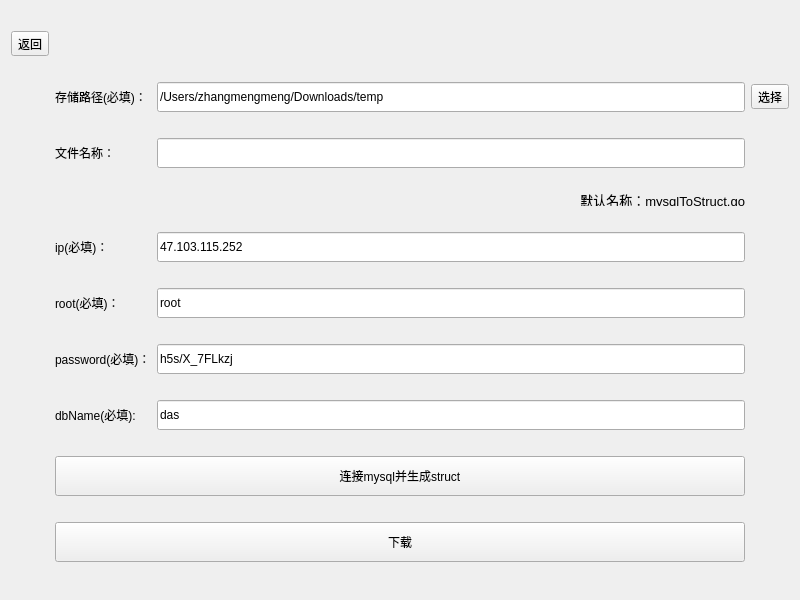
<?xml version="1.0" encoding="UTF-8"?>
<ui version="4.0">
 <class>MysqlToStructWidget</class>
 <widget class="QWidget" name="MysqlToStructWidget">
  <property name="geometry">
   <rect>
    <x>0</x>
    <y>0</y>
    <width>800</width>
    <height>600</height>
   </rect>
  </property>
  <property name="minimumSize">
   <size>
    <width>800</width>
    <height>600</height>
   </size>
  </property>
  <property name="windowTitle">
   <string>Form</string>
  </property>
  <layout class="QGridLayout" name="gridLayout">
   <item row="1" column="1">
    <widget class="QLabel" name="label">
     <property name="minimumSize">
      <size>
       <width>80</width>
       <height>30</height>
      </size>
     </property>
     <property name="text">
      <string>存储路径(必填)：</string>
     </property>
    </widget>
   </item>
   <item row="6" column="2">
    <widget class="QLineEdit" name="editPassword">
     <property name="minimumSize">
      <size>
       <width>0</width>
       <height>30</height>
      </size>
     </property>
     <property name="text">
      <string>h5s/X_7FLkzj</string>
     </property>
    </widget>
   </item>
   <item row="7" column="2">
    <widget class="QLineEdit" name="editDbName">
     <property name="minimumSize">
      <size>
       <width>0</width>
       <height>30</height>
      </size>
     </property>
     <property name="text">
      <string>das</string>
     </property>
    </widget>
   </item>
   <item row="5" column="1">
    <widget class="QLabel" name="label_4">
     <property name="minimumSize">
      <size>
       <width>80</width>
       <height>30</height>
      </size>
     </property>
     <property name="text">
      <string>root(必填)：</string>
     </property>
    </widget>
   </item>
   <item row="8" column="1" colspan="2">
    <widget class="QPushButton" name="pushButton">
     <property name="minimumSize">
      <size>
       <width>0</width>
       <height>40</height>
      </size>
     </property>
     <property name="text">
      <string>连接mysql并生成struct</string>
     </property>
    </widget>
   </item>
   <item row="6" column="1">
    <widget class="QLabel" name="label_5">
     <property name="minimumSize">
      <size>
       <width>80</width>
       <height>30</height>
      </size>
     </property>
     <property name="text">
      <string>password(必填)：</string>
     </property>
    </widget>
   </item>
   <item row="1" column="3">
    <widget class="QToolButton" name="selectDir">
     <property name="text">
      <string>选择</string>
     </property>
    </widget>
   </item>
   <item row="1" column="2">
    <widget class="QLineEdit" name="editPath">
     <property name="minimumSize">
      <size>
       <width>0</width>
       <height>30</height>
      </size>
     </property>
     <property name="text">
      <string>/Users/zhangmengmeng/Downloads/temp</string>
     </property>
    </widget>
   </item>
   <item row="3" column="2">
    <widget class="QLabel" name="label_8">
     <property name="maximumSize">
      <size>
       <width>16777215</width>
       <height>12</height>
      </size>
     </property>
     <property name="font">
      <font>
       <pointsize>10</pointsize>
      </font>
     </property>
     <property name="text">
      <string>默认名称：mysqlToStruct.go</string>
     </property>
     <property name="alignment">
      <set>Qt::AlignRight|Qt::AlignTrailing|Qt::AlignVCenter</set>
     </property>
    </widget>
   </item>
   <item row="4" column="2">
    <widget class="QLineEdit" name="editIp">
     <property name="minimumSize">
      <size>
       <width>0</width>
       <height>30</height>
      </size>
     </property>
     <property name="text">
      <string>47.103.115.252</string>
     </property>
    </widget>
   </item>
   <item row="4" column="1">
    <widget class="QLabel" name="label_3">
     <property name="minimumSize">
      <size>
       <width>80</width>
       <height>30</height>
      </size>
     </property>
     <property name="text">
      <string>ip(必填)：</string>
     </property>
    </widget>
   </item>
   <item row="0" column="0">
    <widget class="QToolButton" name="toolButton">
     <property name="text">
      <string>返回</string>
     </property>
    </widget>
   </item>
   <item row="2" column="2">
    <widget class="QLineEdit" name="editFileName">
     <property name="minimumSize">
      <size>
       <width>0</width>
       <height>30</height>
      </size>
     </property>
    </widget>
   </item>
   <item row="7" column="1">
    <widget class="QLabel" name="label_6">
     <property name="minimumSize">
      <size>
       <width>80</width>
       <height>30</height>
      </size>
     </property>
     <property name="text">
      <string>dbName(必填):</string>
     </property>
    </widget>
   </item>
   <item row="2" column="1">
    <widget class="QLabel" name="label_2">
     <property name="minimumSize">
      <size>
       <width>80</width>
       <height>30</height>
      </size>
     </property>
     <property name="text">
      <string>文件名称：</string>
     </property>
    </widget>
   </item>
   <item row="5" column="2">
    <widget class="QLineEdit" name="editRoot">
     <property name="minimumSize">
      <size>
       <width>0</width>
       <height>30</height>
      </size>
     </property>
     <property name="text">
      <string>root</string>
     </property>
    </widget>
   </item>
   <item row="9" column="1" colspan="2">
    <widget class="QPushButton" name="btnDown">
     <property name="minimumSize">
      <size>
       <width>0</width>
       <height>40</height>
      </size>
     </property>
     <property name="text">
      <string>下载</string>
     </property>
    </widget>
   </item>
  </layout>
 </widget>
 <resources/>
 <connections/>
</ui>
